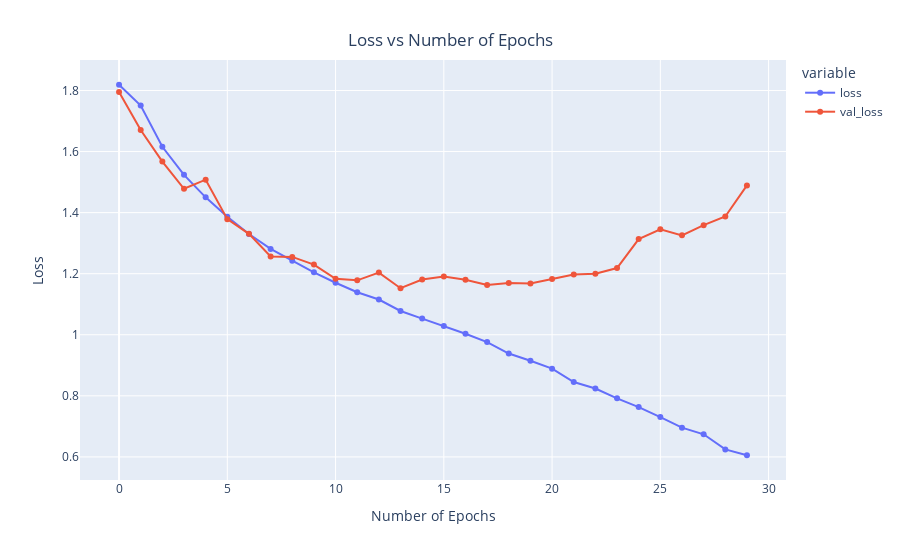

Source (notebook cell):
### Code cell
x = px.line(data_frame= hist , 
            y= ["loss" , "val_loss"] , markers = True )
x.update_xaxes(title="Number of Epochs")
x.update_yaxes(title = "Loss")
x.update_layout(showlegend = True,
    title = {
        'text': 'Loss vs Number of Epochs',
        'y':0.94,
        'x':0.5,
        'xanchor': 'center',
        'yanchor': 'top'})
x.show()

### Figure 1 — Plotly figure (JSON) as saved in the notebook; plotly's stock layout.template omitted (floating-point values rounded to 4 significant figures)
{"data": [{"hovertemplate": "variable=loss<br>index=%{x}<br>value=%{y}<extra></extra>", "legendgroup": "loss", "line": {"color": "#636efa", "dash": "solid"}, "marker": {"symbol": "circle"}, "mode": "lines+markers", "name": "loss", "orientation": "v", "showlegend": true, "type": "scatter", "x": [0, 1, 2, 3, 4, 5, 6, 7, 8, 9, 10, 11, 12, 13, 14, 15, 16, 17, 18, 19, 20, 21, 22, 23, 24, 25, 26, 27, 28, 29], "xaxis": "x", "y": [1.819, 1.751, 1.616, 1.524, 1.45, 1.387, 1.33, 1.281, 1.243, 1.204, 1.17, 1.139, 1.116, 1.078, 1.053, 1.028, 1.003, 0.9761, 0.9387, 0.9151, 0.8891, 0.8452, 0.824, 0.7918, 0.7632, 0.7306, 0.6959, 0.6741, 0.6245, 0.6054], "yaxis": "y"}, {"hovertemplate": "variable=val_loss<br>index=%{x}<br>value=%{y}<extra></extra>", "legendgroup": "val_loss", "line": {"color": "#EF553B", "dash": "solid"}, "marker": {"symbol": "circle"}, "mode": "lines+markers", "name": "val_loss", "orientation": "v", "showlegend": true, "type": "scatter", "x": [0, 1, 2, 3, 4, 5, 6, 7, 8, 9, 10, 11, 12, 13, 14, 15, 16, 17, 18, 19, 20, 21, 22, 23, 24, 25, 26, 27, 28, 29], "xaxis": "x", "y": [1.795, 1.671, 1.567, 1.478, 1.508, 1.379, 1.331, 1.256, 1.255, 1.23, 1.183, 1.178, 1.204, 1.153, 1.181, 1.191, 1.18, 1.163, 1.17, 1.168, 1.183, 1.197, 1.2, 1.219, 1.313, 1.346, 1.326, 1.359, 1.387, 1.489], "yaxis": "y"}], "layout": {"legend": {"title": {"text": "variable"}, "tracegroupgap": 0}, "margin": {"t": 60}, "showlegend": true, "title": {"text": "Loss vs Number of Epochs", "x": 0.5, "xanchor": "center", "y": 0.94, "yanchor": "top"}, "xaxis": {"anchor": "y", "domain": [0, 1], "title": {"text": "Number of Epochs"}}, "yaxis": {"anchor": "x", "domain": [0, 1], "title": {"text": "Loss"}}}}
